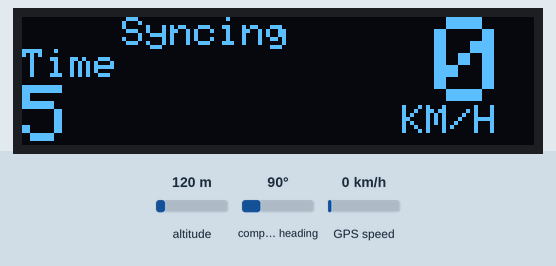
Recording of a sketch running on a simulated Arduino Mega 2560, built with avr-gcc and run on an emulated ATmega2560. On the bench: 128×32 one-colour display. The test bench sets the inputs (shaded band); at power-on: GPS speed 0 km/h, altitude 120 m, compass heading 90°. The GPS gets a fix after 3 s at 37.7749, -122.4194 with 8 satellites; what the sketch prints to the serial monitor is not drawn.

Above: at 1.2 s.
1.3 s: GPS speed set to 2 km/h
At 8.1 s:
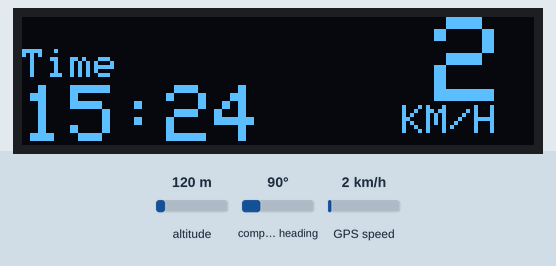
8.2 s: GPS speed set to 30 km/h
At 14.2 s:
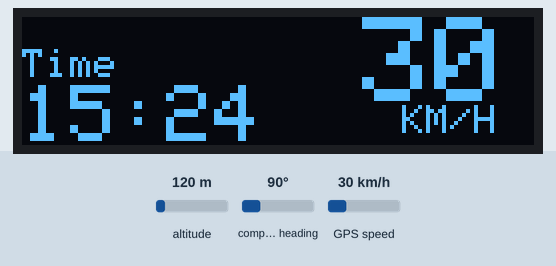
14.6 s: GPS speed set to 60 km/h
At 19.2 s:
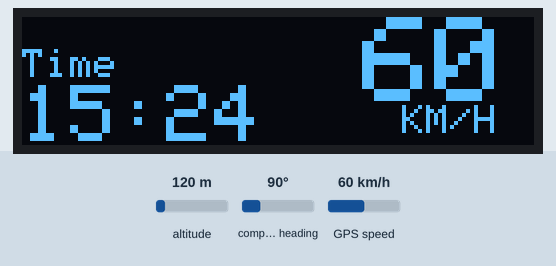
Timing chart, 0 to 20.7 s (numbered marks = the images above; inputs shaded):
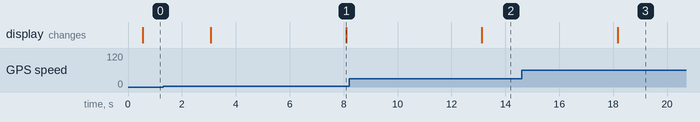

Measured:
- after the input at 8.2 s, the display: changes after 4.9 s (image 2)
- after the input at 14.6 s, the display: changes after 3.6 s (image 3)

The sketch:

Speedometer.ino
```cpp
#include <TinyGPS++.h>
#include <SoftwareSerial.h>
#include <SPI.h>
#include <Wire.h>
#include <Adafruit_GFX.h>
#include <Adafruit_SSD1306.h>

#define OLED_RESET 4
Adafruit_SSD1306 display(OLED_RESET);

#define NUMFLAKES 10
#define XPOS 0
#define YPOS 1
#define DELTAY 2


#define LOGO16_GLCD_HEIGHT 16
#define LOGO16_GLCD_WIDTH  16

char timeinmin[32];
String speedinkm;
int f=0;
int valid=0;
static const uint32_t GPSBaud = 9600;
TinyGPSPlus gps;

SoftwareSerial Serial1(10, 11); // RX, TX

void Display_data(){
  display.clearDisplay();
  // text display tests
  display.setTextSize(3);
  display.setTextColor(WHITE);
  if(f<10){display.setCursor(103,0);}
  if(f>=10){if(f<100){display.setCursor(85,0);} else{display.setCursor(67,0); }}
  display.println(speedinkm);
  display.setTextSize(1);
  display.setTextColor(WHITE);
  display.setCursor(95,22);
  display.println("KM/H");
  display.setTextSize(2);
  display.setTextColor(WHITE);
  display.setCursor(0,17);
  display.println(timeinmin);
   display.setTextSize(1);
  display.setTextColor(WHITE);
  display.setCursor(0,8);
  display.println("Time");
    if(valid==0){
   display.setTextSize(1);
  display.setTextColor(WHITE);
  display.setCursor(25,0);
  display.println("Syncing");
    }
        if(valid!=0){
   display.setTextSize(1);
  display.setTextColor(WHITE);
  display.setCursor(25,0);
  display.println("      ");
    }
  display.display();
  delay(2000);
    }


void setup()
{  Serial.begin(115200);
  Serial1.begin(GPSBaud);
   display.begin(SSD1306_SWITCHCAPVCC, 0x3C);  // initialize with the I2C addr 0x3C (for the 128x32)
  }

void loop()
{
  Time(gps.time);
valid=gps.location.lat();
Serial.print(valid);
f = round( gps.speed.kmph());
speedinkm = String(f);
Serial.print(speedinkm);
  Serial.println();
  smartDelay(500);
  Display_data();
}

static void Time(TinyGPSTime &t)
{

    sprintf(timeinmin, "%02d:%02d", t.hour(), t.minute());
  //  timeinmin[0]='1';
   //timeinmin[1]='9';
    Serial.print(timeinmin);
    //Serial.print("  ");
   // Serial.print(timeinmin[1]);
    int temp1 = (int)timeinmin[0];
    temp1=temp1-48;
    temp1=temp1*10;
    temp1=temp1+((int)timeinmin[1]-48);
    temp1=temp1+5;
    if(temp1>=24){temp1=temp1-24;}
    char a[2];
    itoa(temp1, a, 10);
    timeinmin[0]=a[0];
   timeinmin[1]=a[1];

}

static void smartDelay(unsigned long ms)
{
  unsigned long start = millis();
  do
  {
    while (Serial1.available())
      gps.encode(Serial1.read());
  } while (millis() - start < ms);
}

static void printFloat1(float val, bool valid, int len, int prec)
{
  if (!valid)
  {
    while (len-- > 1)
      Serial.print('*');
    Serial.print(' ');
  }
  else
  {
    Serial.print(val, prec);
    int vi = abs((int)val);
    int flen = prec + (val < 0.0 ? 2 : 1); // . and -
    flen += vi >= 1000 ? 4 : vi >= 100 ? 3 : vi >= 10 ? 2 : 1;
    for (int i=flen; i<len; ++i)
      Serial.print(' ');
  }
  smartDelay(0);
}

static void printInt(unsigned long val, bool valid, int len)
{
  char sz[32] = "*****************";
  if (valid)
    sprintf(sz, "%ld", val);
  sz[len] = 0;
  for (int i=strlen(sz); i<len; ++i)
    sz[i] = ' ';
  if (len > 0)
    sz[len-1] = ' ';
  Serial.print(sz);
  smartDelay(0);
}

static void printDateTime(TinyGPSDate &d, TinyGPSTime &t)
{
  if (!d.isValid())
  {
    Serial.print(F("********** "));
  }
  else
  {
    char sz[32];
    sprintf(sz, "%02d/%02d/%02d ", d.month(), d.day(), d.year());
    Serial.print(sz);
  }

  if (!t.isValid())
  {
    Serial.print(F("******** "));
  }
  else
  {
    char sz[32];
    sprintf(sz, "%02d:%02d:%02d ", t.hour(), t.minute(), t.second());
    Serial.print(sz);
  }

  printInt(d.age(), d.isValid(), 5);
  smartDelay(0);
}

static void printStr(const char *str, int len)
{
  int slen = strlen(str);
  for (int i=0; i<len; ++i)
    Serial.print(i<slen ? str[i] : ' ');
  smartDelay(0);
}
```
